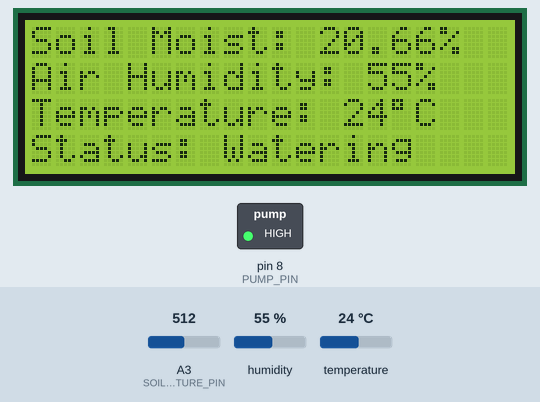
Simulated run of this sketch. Board: Arduino Uno, built with avr-gcc and run on an emulated ATmega328P. On the bench: 20×4 character LCD, switched loads named in the sketch (green lamp = pin HIGH). The inputs (shaded band) are chosen by the test bench; at power-on: A3 (SOIL_MOISTURE_PIN) = 512, humidity 55 %, temperature 24 °C.

Above: at 6.1 s.
6.2 s: A3 (SOIL_MOISTURE_PIN) set to 429
At 11.2 s:
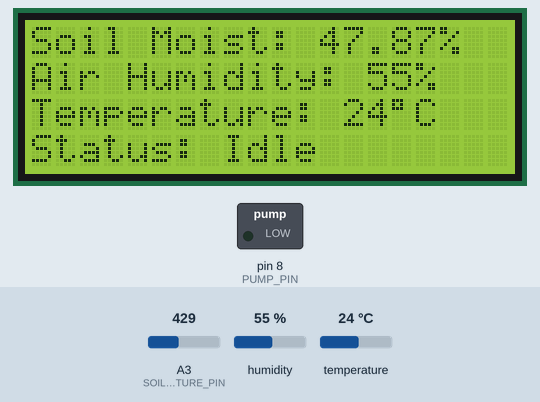
17.0 s: A3 (SOIL_MOISTURE_PIN) set to 405
At 21.2 s:
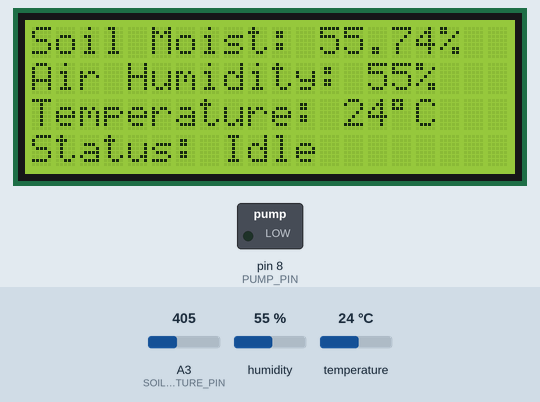
24.0 s: humidity set to 51 %
At 26.3 s:
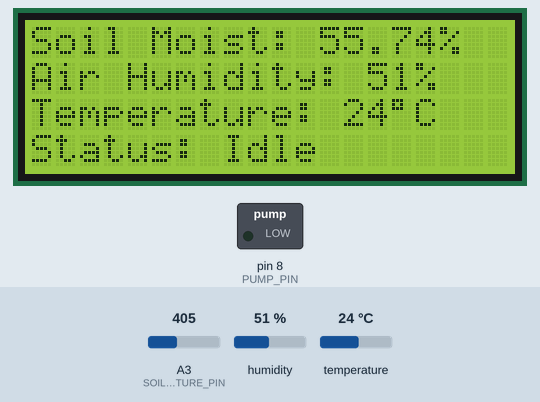
31.0 s: humidity set to 48 %
At 36.3 s:
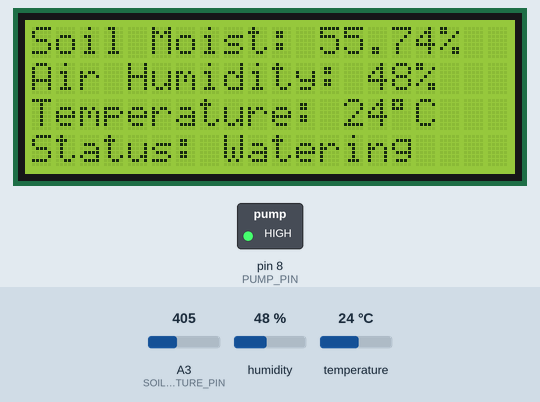
42.0 s: temperature set to 12 °C
At 46.2 s:
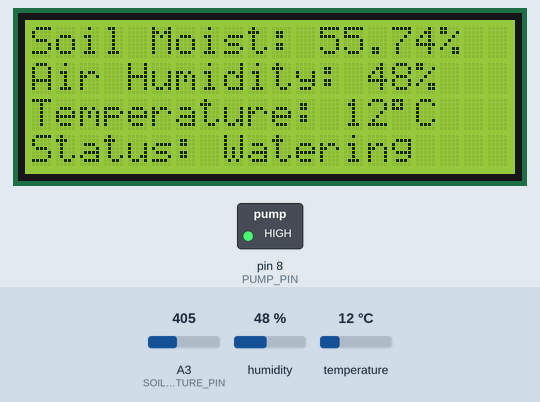
52.0 s: A3 (SOIL_MOISTURE_PIN) set to 306
At 56.2 s:
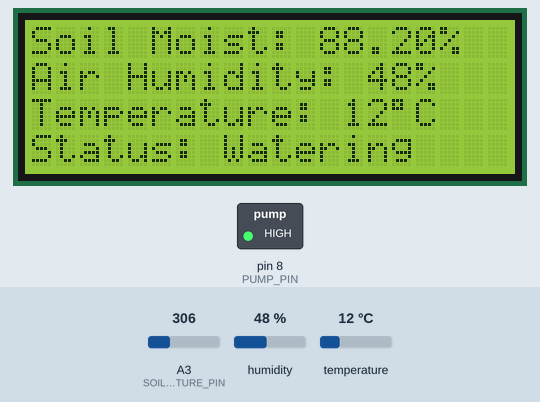
Timing chart, 0 to 57.7 s (numbered marks = the images above; inputs shaded):
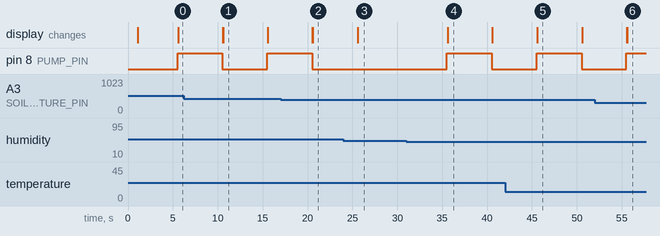

Measured:
- the behaviour switches between 50 and 49 % on humidity (found by bisection; images 3 and 4)
- after the input at 6.2 s, the display: first changes after 4.3 s (image 1 shows a later state)
- after the input at 17.0 s, the display: first changes after 3.5 s (image 2 shows a later state)
- after the input at 24.0 s, the display: changes after 1.6 s (image 3)
- after the input at 31.0 s, pin 8 (PUMP_PIN): LOW → HIGH after 4.5 s, → LOW 5.0 s later; the display: changes after 4.6 s (image 4)
- after the input at 42.0 s, the display: changes after 3.6 s (image 5)
- after the input at 52.0 s, the display: first changes after 3.5 s (image 6 shows a later state)

The sketch:

byur_byur.ino
```cpp
#include <Wire.h>
#include "DHT11.h"
#include "LiquidCrystal_I2C.h"

#define SOIL_MOISTURE_PIN A3
#define DHT_PIN A0   // dipake sbg pin digital biar konfigurasinya enak aja
#define PUMP_PIN 8   // Pin untuk pompa

#define LOWEST_VAL 270  // nilai sensor soil moisture di aer (~udh disesuaiin)
#define HIGHEST_VAL 575 // nilai sensor soil mositure di udara (~udh disesuaiin)

#define UPDATE_DELAY 5000 // cek dan update 5 detik sekali
#define WATERING_DURATION 5000 // lama nyiram 10 detik

float soilMoist = 0;                  // nilai dari soil moisture (set ke 0 biar ga diisi garbage val)
int temperature = 0, airHumidity = 0; // nilai dari DHT (set ke 0 biar ga diisi garbage val)

unsigned long lastChecking = 0; // waktu mulai cek
unsigned long wateringStartTime = 0;  // waktu mulai penyiraman
bool isWatering = false;

DHT11 DHT(DHT_PIN); // instantiate DHT
LiquidCrystal_I2C LCD(0x27, 20, 4); //instantiate LCD

void setup() {
    Serial.begin(9600);
    LCD.init();
    LCD.backlight();
    LCD.clear();

    LCD.setCursor(0, 0);
    LCD.print("Initializing...");
    delay(1000);
    LCD.clear();

    pinMode(PUMP_PIN, OUTPUT);
    digitalWrite(PUMP_PIN, LOW);
}

void loop() {
    unsigned long now = millis();
    if (now - lastChecking >= UPDATE_DELAY) {
        lastChecking = now;

        // baca kelembapan tanah
        getSoilMoist();

        // baca suhu dan kelembapan udara
        getTempHumidity();

        // cek perlu nyiram atau ngga
        checkEnvironment();

        // tampilin semuanya di LCD
        showInLCD();
    }

}

// fungsi buat gantiin fungsi map()
float mapFloat(float x, float fromLow, float fromHigh, float toLow, float toHigh) {
    return (x - fromLow) * (toHigh - toLow) / (fromHigh - fromLow) + toLow;
}

// fungsi buat ngambil data kelembapan tanah
void getSoilMoist() {
    int rawSoilMoist = analogRead(SOIL_MOISTURE_PIN);
    soilMoist = mapFloat(
        constrain(rawSoilMoist, LOWEST_VAL, HIGHEST_VAL),
        LOWEST_VAL, HIGHEST_VAL,
        100.00, 0.00
    );
}

// fungsi buat ngambil data suhu dan kelembapa udara
void getTempHumidity() {
    static int lastTemperature = temperature;
    static int lastHumidity = airHumidity;
    int result = DHT.readTemperatureHumidity(temperature, airHumidity);

    // kl error pake nilai sebelumya (liat dokum)
    if (result != 0) {
        temperature = lastTemperature;
        airHumidity = lastHumidity;
    }
}

void checkEnvironment() {
    if (soilMoist < 50.0 || airHumidity < 50.0 || temperature > 35) {
        if (!isWatering) {
            wateringStartTime = millis();  // set waktu mulai
        }
        digitalWrite(PUMP_PIN, HIGH);
        isWatering = true;
    } else {
        digitalWrite(PUMP_PIN, LOW);
        isWatering = false;
    }

    // matiin pompa kalo udh lewat durasi
    if (isWatering && millis() - wateringStartTime >= WATERING_DURATION) {
        digitalWrite(PUMP_PIN, LOW);
        isWatering = false;
    }
}

// fungsi buat nampilin semua data ke LCD
void showInLCD() {
    // nampilin data di LCD
    LCD.setCursor(0, 0);
    LCD.print("Soil Moist: ");
    LCD.print(soilMoist);
    LCD.print("%  ");

    LCD.setCursor(0, 1);
    LCD.print("Air Humidity: ");
    LCD.print(airHumidity);
    LCD.print("%");

    LCD.setCursor(0, 2);
    LCD.print("Temperature: ");
    LCD.print(temperature);
    LCD.print((char)223);
    LCD.print("C");

    LCD.setCursor(0, 3);
    LCD.print(isWatering? "Status: Watering " : "Status: Idle      ");
}
```
